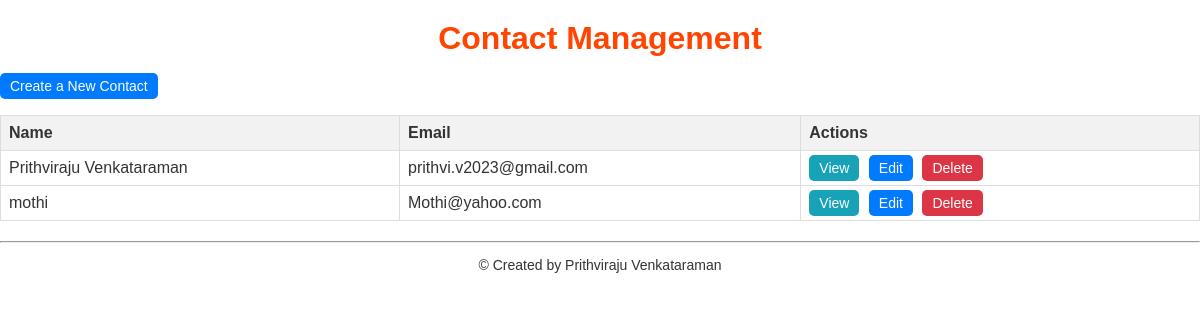
Page /contact_management/ on the earlier database version.
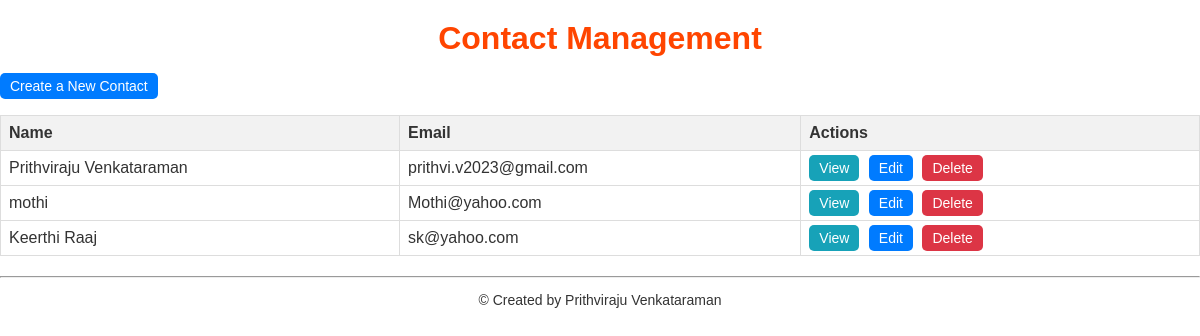
Same page on the later database version.
### contacts/models.py (models this page shows, shortened)
class Contact(models.Model):
    name = models.CharField(max_length=255, unique=True)
    email = models.EmailField(unique=True)
    notes = models.TextField(blank=True)
    created_at = models.DateTimeField(auto_now_add=True)

### contacts/views.py (the view)
# urls.py: path('contact_management/', views.ContactManagement.as_view(), name='contact_management'),
class ContactManagement(View):
    def get(self, request):
        contacts = Contact.objects.all()
        return render(request, 'contacts/contact_management.html', {'contacts': contacts})

### contacts/templates/contacts/contact_management.html (shortened to what this page needs)
<!DOCTYPE html>
<html>
<head>
</head>
<body>
    <h1>Contact Management</h1>
    <a href="{% url 'create_contact' %}" class="btn btn-primary">Create a New Contact</a>
    <table>
        <thead>
            <tr>
                <th>Name</th>
                <th>Email</th>
                <th>Actions</th>
            </tr>
        </thead>
        <tbody>
            {% for contact in contacts %}
            <tr>
                <td>{{ contact.name }}</td>
                <td>{{ contact.email }}</td>
                <td>
                    <a href="{% url 'contact_detail' contact.id %}" class="btn btn-info">View</a>
                    <a href="{% url 'contact_edit' contact.id %}" class="btn btn-primary">Edit</a>
                    <a href="{% url 'contact_delete' contact.id %}" class="btn btn-danger">Delete</a>
                </td>
            </tr>
            {% endfor %}
        </tbody>
    </table>
    <div class="footer">
        <hr>
        <p>&#169; Created by Prithviraju Venkataraman</p>
    </div>
</body>
</html>

Differences in the rows shown:
added Contact: name "Keerthi Raaj", email "sk@yahoo.com"
